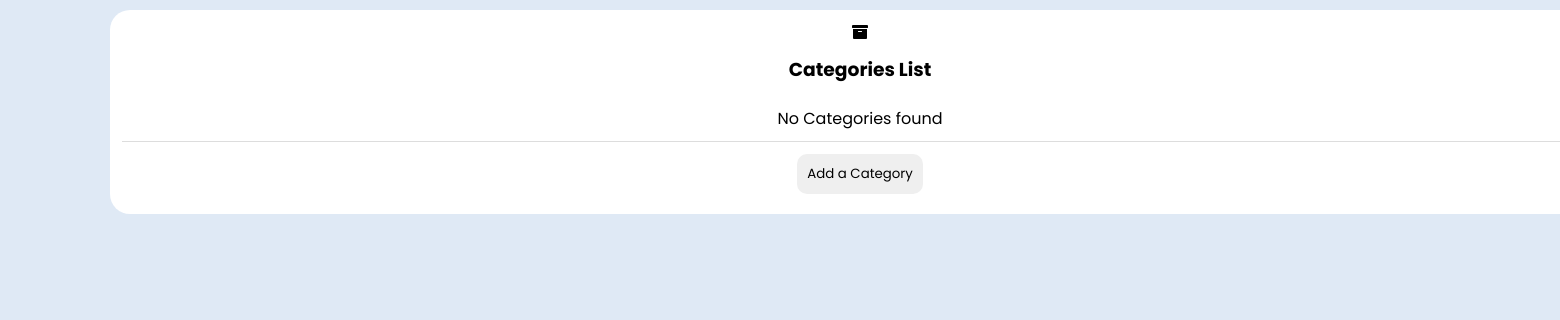
/view/Category/dashboard_category.php, run on an earlier commit of the app's database.
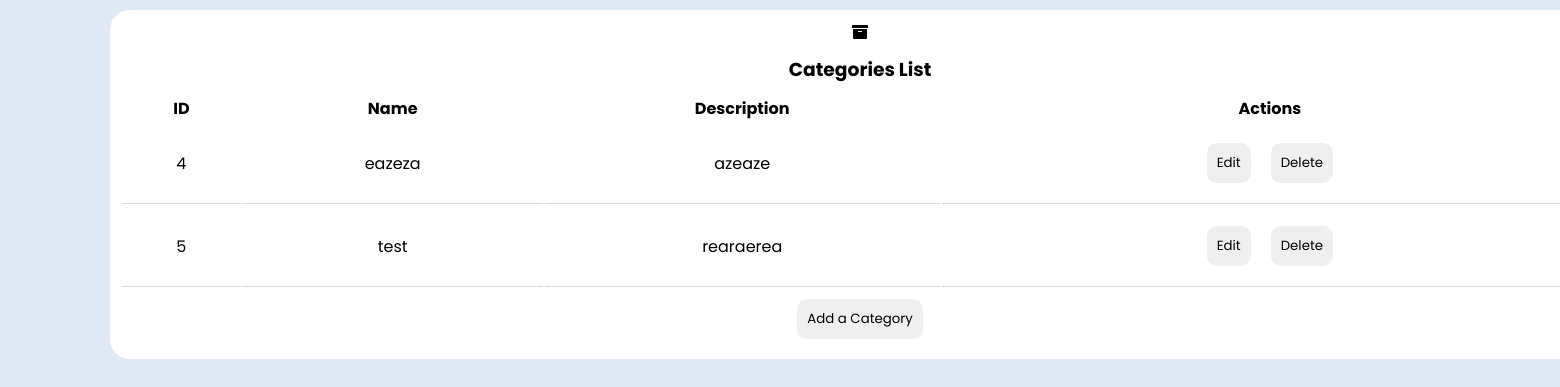
And on a later commit of the database.
### tables this page shows
CREATE TABLE `category` (
  `ID_Category` int(11) NOT NULL,
  `Category_name` varchar(20) NOT NULL,
  `Category_description` varchar(20) NOT NULL
);

### controller/Category/categoryC.php (called while the page is built, shortened)
<?php
class categoryC
{
    function read()
    {
        $conn = Config::getConnexion();
        $categories = [];
        $r = $conn->query("SELECT * FROM category");
        foreach ($r as $row) {
            $category = [
                'ID_Category' => $row['ID_Category'],
                'Category_name' => $row['Category_name'],
                'Category_description' => $row['Category_description']
            ];
            $categories[] = $category;
        }
        return $categories;
    }
}

### view/Category/dashboard_category.php (the view, shortened to what this page needs)
<!DOCTYPE html>
<html lang="en">
<?php
require "../../controller/Category/categoryC.php";
?>
<head>
    <link rel="stylesheet" href="../dashboard.css" />
    <link rel="stylesheet" href="https://cdnjs.cloudflare.com/ajax/libs/font-awesome/5.15.4/css/all.min.css" />
</head>
<body>
    <div class="container">
        <section class="main">
            <div class="users">
                <div class="card">
                    <i class="fa fa-archive"></i>
                    <h3>Categories List</h3>
                    <table class="table table-bordered">
                        <?php
                        $category = new CategoryC();
                        $categories = $category->read();
                        if (!empty($categories) && (is_iterable($categories) || is_object($categories))) {
                            echo "<tr><th>ID</th><th>Name</th><th>Description</th><th>Actions</th></tr>";
                            foreach ($categories as $category) {
                                echo "<tr>";
                                echo "<td>" . htmlspecialchars($category['ID_Category']) . "</td>";
                                echo "<td>" . htmlspecialchars($category['Category_name']) . "</td>";
                                echo "<td>" . htmlspecialchars($category['Category_description']) . "</td>";
                                echo "<td>";
                                echo "<button onclick=\"openEditModal(" . $category['ID_Category'] . ", '" . $category['Category_name'] . "', '" . $category['Category_description'] . "')\">Edit</button>";
                                echo "<button onclick=\"confirmDelete(" . $category['ID_Category'] . ")\">Delete</button>";
                                echo "</td>";
                                echo "</tr>";
                            }
                        } else {
                            echo "<tr><td colspan='4'>No Categories found</td></tr>";
                        }
                        ?>
                    </table>
                    <button onclick="createType()">Add a Category</button>
                </div>
            </div>
        </section>
    </div>
</body>
</html>
</body>
</html>

What changed in the data, as far as the page shows it:
added category: ID_Category "4", Category_name "eazeza", Category_description "azeaze"
added category: ID_Category "5", Category_name "test", Category_description "rearaerea"
Also different on the page:
text no longer shown: "No Categories found"
text now shown: "ID Name Description Actions"
